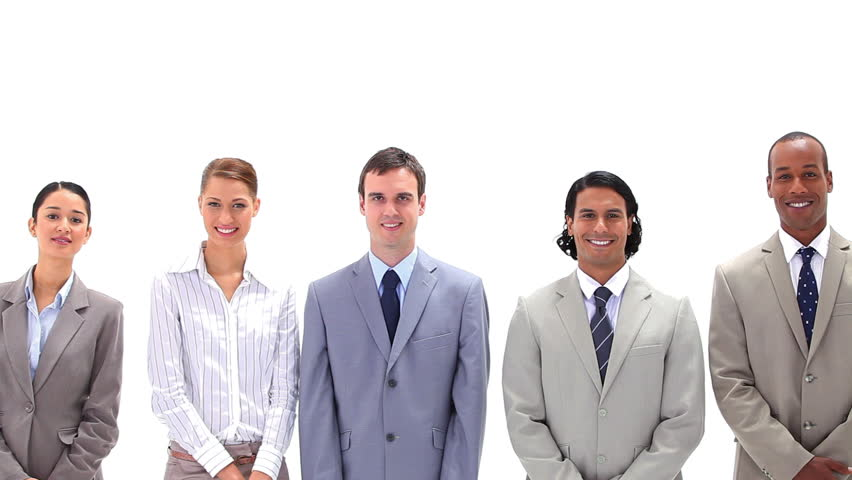
#> input picture Day3/3.jpg, 852 x 480 px
$ python crop.py   (Python 2 division)
#> lines starting #> are read from the running program, lines starting #| are printed output that depends on the picture; after the words box and inside, x2 and y2 are one past the last pixel; in counts of white or black regions, pixels touching at a corner belong together
#crop an image

import cv2
import numpy as np

img = cv2.imread('3.jpg',0)
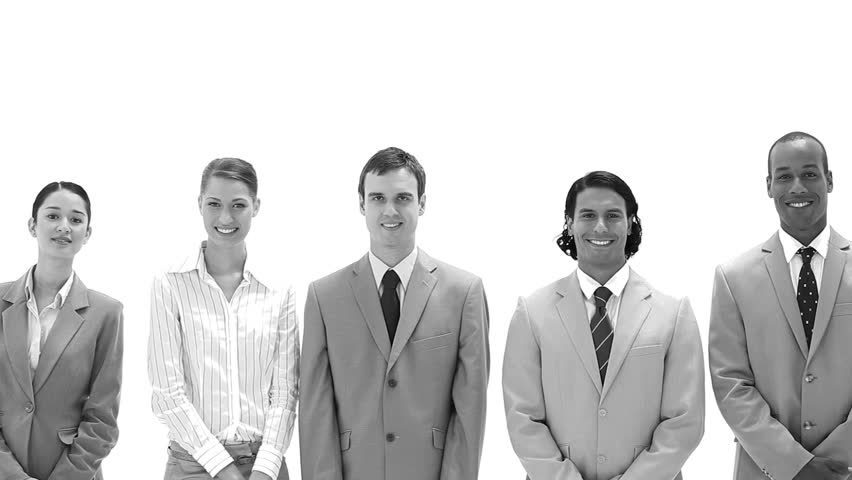
#> img: shape (480, 852); min 0, max 255, mean 207.8
temp_img = cv2.imread('3.jpg',0)

or_h = np.size(img[0])
#> or_h = 852
or_w = np.size(img[1])
#> or_w = 852

for i in range(0,or_h):
    for j in range(0,or_w):
        try:
            temp_img[i,j]=0
        except IndexError:
            continue
#> temp_img: shape (480, 852); every value is 0


print "Enter top left coordinates: "
x1 = int(raw_input())
#> the answer given: 3
y1 = int(raw_input())
#> the answer given: 3

print "Enter bottom right coordinates: "
x2 = int(raw_input())
#> the answer given: 3
y2 = int(raw_input())
#> the answer given: 3

for i in range(y1,y2+1):
    for j in range(x1,x2+1):
        try:
            temp_img[i,j]=img[i,j]
        except IndexError:
            continue
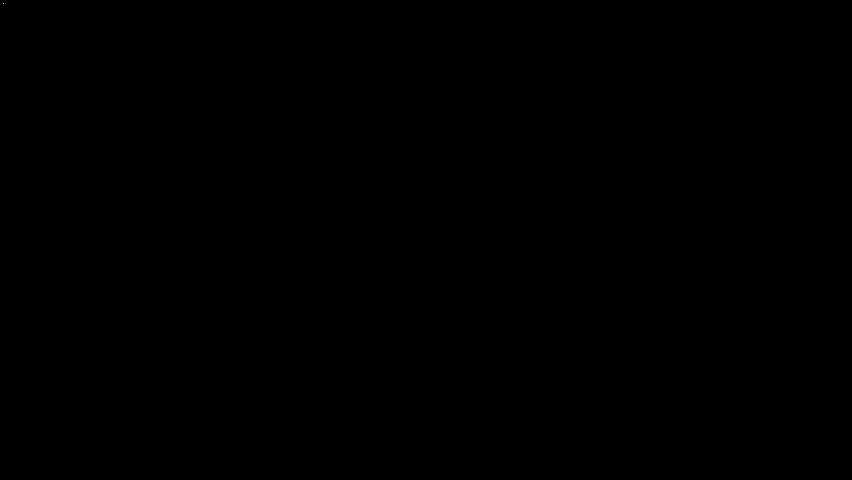
#> temp_img: shape (480, 852); 0% white in thin lines or dots, all inside (x1, y1, x2, y2) = (3, 3, 4, 4)

cv2.imwrite('cropped.jpg',temp_img)
